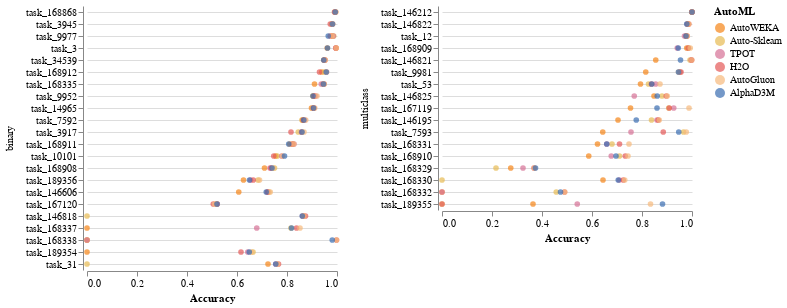

The code cell stored with this chart in its notebook:
### Code cell
alt.hconcat(chart1, chart2).configure_view(stroke='transparent')

### Figure 1 — Vega-Lite specification as saved in the notebook (floating-point values rounded to 4 significant figures; data arrays with more than 128 entries replaced by an {"elided": "..."} marker saying what was removed)
{"config": {"view": {"continuousWidth": 400, "continuousHeight": 300, "stroke": "transparent"}}, "hconcat": [{"data": {"name": "data-8b568adf2c95ce69b4ff8e1785c33d78"}, "mark": {"type": "point", "filled": true, "size": 32}, "encoding": {"color": {"type": "nominal", "field": "AutoML", "legend": {"title": "AutoML"}, "scale": {"domain": ["AutoWEKA", "Auto-Sklearn", "TPOT", "H2O", "AutoGluon", "AlphaD3M"], "range": ["#f58517", "#e7ba52", "#d67196", "#e45857", "#f7b97c", "#396cb0"]}}, "row": {"type": "nominal", "field": "Type", "sort": {"field": "yield", "op": "sum", "order": "descending"}, "title": ""}, "x": {"type": "quantitative", "axis": {"grid": false}, "field": "Performance", "scale": {"zero": false}, "title": "Accuracy"}, "y": {"type": "nominal", "axis": {"grid": true}, "field": "Dataset", "sort": "-x", "title": ""}}, "height": {"step": 12}, "title": "", "width": 250}, {"data": {"name": "data-a6e5c168319356d04ddd30390cb74b07"}, "mark": {"type": "point", "filled": true, "size": 32}, "encoding": {"color": {"type": "nominal", "field": "AutoML", "legend": {"title": "AutoML"}, "scale": {"domain": ["AutoWEKA", "Auto-Sklearn", "TPOT", "H2O", "AutoGluon", "AlphaD3M"], "range": ["#f58517", "#e7ba52", "#d67196", "#e45857", "#f7b97c", "#396cb0"]}}, "row": {"type": "nominal", "field": "Type", "sort": {"field": "yield", "op": "sum", "order": "descending"}, "title": ""}, "x": {"type": "quantitative", "axis": {"grid": false}, "field": "Performance", "scale": {"zero": false}, "title": "Accuracy"}, "y": {"type": "nominal", "axis": {"grid": true}, "field": "Dataset", "sort": "-x", "title": ""}}, "height": {"step": 12}, "title": "", "width": 250}], "$schema": "https://vega.github.io/schema/vega-lite/v4.8.1.json", "datasets": {"data-8b568adf2c95ce69b4ff8e1785c33d78": {"elided": "132 records"}, "data-a6e5c168319356d04ddd30390cb74b07": [{"Dataset": "task_12", "Type": "multiclass", "Performance": 0.977, "AutoML": "AutoWEKA"}, {"Dataset": "task_146195", "Type": "multiclass", "Performance": 0.704, "AutoML": "AutoWEKA"}, {"Dataset": "task_146212", "Type": "multiclass", "Performance": 0.999, "AutoML": "AutoWEKA"}, {"Dataset": "task_146821", "Type": "multiclass", "Performance": 0.855, "AutoML": "AutoWEKA"}, {"Dataset": "task_146822", "Type": "multiclass", "Performance": 0.983, "AutoML": "AutoWEKA"}, {"Dataset": "task_146825", "Type": "multiclass", "Performance": 0.848, "AutoML": "AutoWEKA"}, {"Dataset": "task_167119", "Type": "multiclass", "Performance": 0.754, "AutoML": "AutoWEKA"}, {"Dataset": "task_168329", "Type": "multiclass", "Performance": 0.275, "AutoML": "AutoWEKA"}, {"Dataset": "task_168330", "Type": "multiclass", "Performance": 0.644, "AutoML": "AutoWEKA"}, {"Dataset": "task_168331", "Type": "multiclass", "Performance": 0.622, "AutoML": "AutoWEKA"}, {"Dataset": "task_168332", "Type": "multiclass", "Performance": 0.0, "AutoML": "AutoWEKA"}, {"Dataset": "task_168909", "Type": "multiclass", "Performance": 0.979, "AutoML": "AutoWEKA"}, {"Dataset": "task_168910", "Type": "multiclass", "Performance": 0.587, "AutoML": "AutoWEKA"}, {"Dataset": "task_189355", "Type": "multiclass", "Performance": 0.364, "AutoML": "AutoWEKA"}, {"Dataset": "task_53", "Type": "multiclass", "Performance": 0.794, "AutoML": "AutoWEKA"}, {"Dataset": "task_7593", "Type": "multiclass", "Performance": 0.643, "AutoML": "AutoWEKA"}, {"Dataset": "task_9981", "Type": "multiclass", "Performance": 0.815, "AutoML": "AutoWEKA"}, {"Dataset": "task_12", "Type": "multiclass", "Performance": 0.976, "AutoML": "Auto-Sklearn"}, {"Dataset": "task_146195", "Type": "multiclass", "Performance": 0.838, "AutoML": "Auto-Sklearn"}, {"Dataset": "task_146212", "Type": "multiclass", "Performance": 1.0, "AutoML": "Auto-Sklearn"}, {"Dataset": "task_146821", "Type": "multiclass", "Performance": 0.992, "AutoML": "Auto-Sklearn"}, {"Dataset": "task_146822", "Type": "multiclass", "Performance": 0.982, "AutoML": "Auto-Sklearn"}, {"Dataset": "task_146825", "Type": "multiclass", "Performance": 0.88, "AutoML": "Auto-Sklearn"}, {"Dataset": "task_167119", "Type": "multiclass", "Performance": 0.907, "AutoML": "Auto-Sklearn"}, {"Dataset": "task_168329", "Type": "multiclass", "Performance": 0.216, "AutoML": "Auto-Sklearn"}, {"Dataset": "task_168330", "Type": "multiclass", "Performance": 0.0, "AutoML": "Auto-Sklearn"}, {"Dataset": "task_168331", "Type": "multiclass", "Performance": 0.68, "AutoML": "Auto-Sklearn"}, {"Dataset": "task_168332", "Type": "multiclass", "Performance": 0.457, "AutoML": "Auto-Sklearn"}, {"Dataset": "task_168909", "Type": "multiclass", "Performance": 0.986, "AutoML": "Auto-Sklearn"}, {"Dataset": "task_168910", "Type": "multiclass", "Performance": 0.71, "AutoML": "Auto-Sklearn"}, {"Dataset": "task_189355", "Type": "multiclass", "Performance": 0.0, "AutoML": "Auto-Sklearn"}, {"Dataset": "task_53", "Type": "multiclass", "Performance": 0.826, "AutoML": "Auto-Sklearn"}, {"Dataset": "task_7593", "Type": "multiclass", "Performance": 0.966, "AutoML": "Auto-Sklearn"}, {"Dataset": "task_9981", "Type": "multiclass", "Performance": 0.951, "AutoML": "Auto-Sklearn"}, {"Dataset": "task_12", "Type": "multiclass", "Performance": 0.97, "AutoML": "TPOT"}, {"Dataset": "task_146195", "Type": "multiclass", "Performance": 0.86, "AutoML": "TPOT"}, {"Dataset": "task_146212", "Type": "multiclass", "Performance": 1.0, "AutoML": "TPOT"}, {"Dataset": "task_146821", "Type": "multiclass", "Performance": 0.998, "AutoML": "TPOT"}, {"Dataset": "task_146822", "Type": "multiclass", "Performance": 0.981, "AutoML": "TPOT"}, {"Dataset": "task_146825", "Type": "multiclass", "Performance": 0.769, "AutoML": "TPOT"}, {"Dataset": "task_167119", "Type": "multiclass", "Performance": 0.927, "AutoML": "TPOT"}, {"Dataset": "task_168329", "Type": "multiclass", "Performance": 0.324, "AutoML": "TPOT"}, {"Dataset": "task_168330", "Type": "multiclass", "Performance": 0.709, "AutoML": "TPOT"}, {"Dataset": "task_168331", "Type": "multiclass", "Performance": 0.659, "AutoML": "TPOT"}, {"Dataset": "task_168332", "Type": "multiclass", "Performance": 0.0, "AutoML": "TPOT"}, {"Dataset": "task_168909", "Type": "multiclass", "Performance": 0.941, "AutoML": "TPOT"}, {"Dataset": "task_168910", "Type": "multiclass", "Performance": 0.677, "AutoML": "TPOT"}, {"Dataset": "task_189355", "Type": "multiclass", "Performance": 0.541, "AutoML": "TPOT"}, {"Dataset": "task_53", "Type": "multiclass", "Performance": 0.855, "AutoML": "TPOT"}, {"Dataset": "task_7593", "Type": "multiclass", "Performance": 0.756, "AutoML": "TPOT"}, {"Dataset": "task_9981", "Type": "multiclass", "Performance": 0.951, "AutoML": "TPOT"}, {"Dataset": "task_12", "Type": "multiclass", "Performance": 0.98, "AutoML": "H2O"}, {"Dataset": "task_146195", "Type": "multiclass", "Performance": 0.865, "AutoML": "H2O"}, {"Dataset": "task_146212", "Type": "multiclass", "Performance": 1.0, "AutoML": "H2O"}, {"Dataset": "task_146821", "Type": "multiclass", "Performance": 0.998, "AutoML": "H2O"}, {"Dataset": "task_146822", "Type": "multiclass", "Performance": 0.987, "AutoML": "H2O"}, {"Dataset": "task_146825", "Type": "multiclass", "Performance": 0.897, "AutoML": "H2O"}, {"Dataset": "task_167119", "Type": "multiclass", "Performance": 0.909, "AutoML": "H2O"}, {"Dataset": "task_168329", "Type": "multiclass", "Performance": 0.368, "AutoML": "H2O"}, {"Dataset": "task_168330", "Type": "multiclass", "Performance": 0.725, "AutoML": "H2O"}, {"Dataset": "task_168331", "Type": "multiclass", "Performance": 0.71, "AutoML": "H2O"}, {"Dataset": "task_168332", "Type": "multiclass", "Performance": 0.49, "AutoML": "H2O"}, {"Dataset": "task_168909", "Type": "multiclass", "Performance": 0.985, "AutoML": "H2O"}, {"Dataset": "task_168910", "Type": "multiclass", "Performance": 0.733, "AutoML": "H2O"}, {"Dataset": "task_189355", "Type": "multiclass", "Performance": 0.0, "AutoML": "H2O"}, {"Dataset": "task_53", "Type": "multiclass", "Performance": 0.838, "AutoML": "H2O"}, {"Dataset": "task_7593", "Type": "multiclass", "Performance": 0.885, "AutoML": "H2O"}, {"Dataset": "task_9981", "Type": "multiclass", "Performance": 0.956, "AutoML": "H2O"}, {"Dataset": "task_12", "Type": "multiclass", "Performance": 0.981, "AutoML": "AutoGluon"}, {"Dataset": "task_146195", "Type": "multiclass", "Performance": 0.869, "AutoML": "AutoGluon"}, {"Dataset": "task_146212", "Type": "multiclass", "Performance": 1.0, "AutoML": "AutoGluon"}, {"Dataset": "task_146821", "Type": "multiclass", "Performance": 0.999, "AutoML": "AutoGluon"}, {"Dataset": "task_146822", "Type": "multiclass", "Performance": 0.987, "AutoML": "AutoGluon"}, {"Dataset": "task_146825", "Type": "multiclass", "Performance": 0.901, "AutoML": "AutoGluon"}, {"Dataset": "task_167119", "Type": "multiclass", "Performance": 0.988, "AutoML": "AutoGluon"}, {"Dataset": "task_168329", "Type": "multiclass", "Performance": 0.37, "AutoML": "AutoGluon"}, {"Dataset": "task_168330", "Type": "multiclass", "Performance": 0.731, "AutoML": "AutoGluon"}, {"Dataset": "task_168331", "Type": "multiclass", "Performance": 0.748, "AutoML": "AutoGluon"}, {"Dataset": "task_168332", "Type": "multiclass", "Performance": 0.491, "AutoML": "AutoGluon"}, {"Dataset": "task_168909", "Type": "multiclass", "Performance": 0.993, "AutoML": "AutoGluon"}, {"Dataset": "task_168910", "Type": "multiclass", "Performance": 0.744, "AutoML": "AutoGluon"}, {"Dataset": "task_189355", "Type": "multiclass", "Performance": 0.834, "AutoML": "AutoGluon"}, {"Dataset": "task_53", "Type": "multiclass", "Performance": 0.872, "AutoML": "AutoGluon"}, {"Dataset": "task_7593", "Type": "multiclass", "Performance": 0.977, "AutoML": "AutoGluon"}, {"Dataset": "task_9981", "Type": "multiclass", "Performance": 0.946, "AutoML": "AutoGluon"}, {"Dataset": "task_12", "Type": "multiclass", "Performance": 0.976, "AutoML": "AlphaD3M"}, {"Dataset": "task_146195", "Type": "multiclass", "Performance": 0.777, "AutoML": "AlphaD3M"}, {"Dataset": "task_146212", "Type": "multiclass", "Performance": 1.0, "AutoML": "AlphaD3M"}, {"Dataset": "task_146821", "Type": "multiclass", "Performance": 0.954, "AutoML": "AlphaD3M"}, {"Dataset": "task_146822", "Type": "multiclass", "Performance": 0.979, "AutoML": "AlphaD3M"}, {"Dataset": "task_146825", "Type": "multiclass", "Performance": 0.861, "AutoML": "AlphaD3M"}, {"Dataset": "task_167119", "Type": "multiclass", "Performance": 0.86, "AutoML": "AlphaD3M"}, {"Dataset": "task_168329", "Type": "multiclass", "Performance": 0.374, "AutoML": "AlphaD3M"}, {"Dataset": "task_168330", "Type": "multiclass", "Performance": 0.705, "AutoML": "AlphaD3M"}, {"Dataset": "task_168331", "Type": "multiclass", "Performance": 0.659, "AutoML": "AlphaD3M"}, {"Dataset": "task_168332", "Type": "multiclass", "Performance": 0.474, "AutoML": "AlphaD3M"}, {"Dataset": "task_168909", "Type": "multiclass", "Performance": 0.945, "AutoML": "AlphaD3M"}, {"Dataset": "task_168910", "Type": "multiclass", "Performance": 0.696, "AutoML": "AlphaD3M"}, {"Dataset": "task_189355", "Type": "multiclass", "Performance": 0.882, "AutoML": "AlphaD3M"}, {"Dataset": "task_53", "Type": "multiclass", "Performance": 0.839, "AutoML": "AlphaD3M"}, {"Dataset": "task_7593", "Type": "multiclass", "Performance": 0.947, "AutoML": "AlphaD3M"}, {"Dataset": "task_9981", "Type": "multiclass", "Performance": 0.946, "AutoML": "AlphaD3M"}]}}
